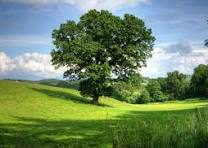
#> input picture OOP_CNN/tree.jpeg, 208 x 148 px
$ python main.py
#> lines starting #> are read from the running program, lines starting #| are printed output that depends on the picture; long printed decimals are rounded
### OOP_CNN/base_cnn.py
from abc import ABC, abstractmethod
import numpy as np
from PIL import Image

class BaseCNN(ABC):
    def __init__(self, input_path, label, num_classes=2):
        self._image = self._load_image(input_path)
        self._label = label
        self._num_classes = num_classes
        self._kernel = np.array([
            [1, 0, -1],
            [1, 0, -1],
            [1, 0, -1]
        ], dtype=float)
        self._fc_weights = None
        self._fc_biases = None

    def _load_image(self, path):
#> called with path = 'tree.jpeg'
        image = Image.open(path).convert("L").resize((28, 28))
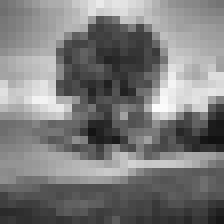
#> image: PIL image 28x28 L (shown 8 times larger); min 17, max 252, mean 123.6
        image_np = np.array(image, dtype=float) / 255.0
        print(f"Input Image shape: {image_np.shape}")
#| Input Image shape: (28, 28)
        print(f"Input Image sample data (5x5):\n{image_np[:5, :5]}")
#| Input Image sample data (5x5):
#| [[0.451 0.4784 0.5137 0.5608 0.6039]
#|  [0.4353 0.4627  0.4824 0.5098 0.5529]
#|  [0.4667 0.4902 0.5098 0.5412 0.5765]
#|  [0.4745  0.4902 0.5137 0.549 0.5804]
#|  [0.4902 0.5137 0.5412 0.5765 0.6039]]
        return image_np

    @staticmethod
    def relu(x):
        activated = np.maximum(0, x)
        print(f"\nAfter ReLU (shape {activated.shape}): sample 5x5 values:\n{activated[:5, :5]}")
        return activated

    @staticmethod
    def max_pooling(x, size=2, stride=2):
        h, w = x.shape
        pooled = np.zeros((h // 2, w // 2))
        for i in range(0, h, stride):
            for j in range(0, w, stride):
                pooled[i // 2, j // 2] = np.max(x[i:i + size, j:j + size])
        print(f"\nAfter Max Pooling (shape {pooled.shape}): sample 5x5 values:\n{pooled[:5, :5]}")
        return pooled

    @staticmethod
    def softmax(x):
        e_x = np.exp(x - np.max(x))
        sm = e_x / np.sum(e_x)
        print(f"\nSoftmax probabilities: {sm}")
        return sm

    @staticmethod
    def cross_entropy_loss(probs, target):
        loss = -np.log(probs[target] + 1e-8)
        print(f"Cross-Entropy Loss: {loss}")
        return loss

    @staticmethod
    def cross_entropy_derivative(probs, target):
        grad = probs.copy()
        grad[target] -= 1
        return grad

    @abstractmethod
    def convolve2d(self, img, kernel):
        pass

    @abstractmethod
    def train(self, epochs=5, learning_rate=0.1):
        pass

### OOP_CNN/simple_cnn.py
import numpy as np
from base_cnn import BaseCNN

class SimpleCNN(BaseCNN):
    def __init__(self, input_path, label, num_classes=2):
        super().__init__(input_path, label, num_classes)
        np.random.seed(42)
        self._fc_weights = np.random.randn(num_classes, 169) * 0.01  # assuming flattened size is 13x13
        self._fc_biases = np.zeros(num_classes)

    def convolve2d(self, img, kernel):
        k = kernel.shape[0]
        out_dim = img.shape[0] - k + 1
        out = np.zeros((out_dim, out_dim))
        for i in range(out_dim):
            for j in range(out_dim):
                region = img[i:i + k, j:j + k]
                out[i, j] = np.sum(region * kernel)
        print(f"\nAfter Convolution (shape {out.shape}): sample 5x5 values:\n{out[:5, :5]}")
        return out

    def train(self, epochs=5, learning_rate=0.1):
#> called with epochs = 5, learning_rate = 0.1
        for epoch in range(epochs):
            print(f"\n===== Epoch {epoch} =====")
            conv_out = self.convolve2d(self._image, self._kernel)
            activated = self.relu(conv_out)
            pooled = self.max_pooling(activated)
            flattened = pooled.flatten()

            logits = np.dot(self._fc_weights, flattened) + self._fc_biases
            print(f"Logits before softmax: {logits}")
            probs = self.softmax(logits)
            loss = self.cross_entropy_loss(probs, self._label)

            # Backpropagation
            grad_logits = self.cross_entropy_derivative(probs, self._label)
            grad_weights = grad_logits[:, None] * flattened[None, :]
            grad_biases = grad_logits

            self._fc_weights -= learning_rate * grad_weights
            self._fc_biases -= learning_rate * grad_biases

            pred_class = np.argmax(probs)
            print(f"Predicted class: {pred_class} | Correct: {pred_class == self._label}")
#> this loop made 5 passes
#> (logits, e_x in softmax, loss, grad_biases, self._fc_biases, pred_class) on passes 1 to 5: ([0.0155, -0.00791], [1, 0.977], 0.705, [0.506, -0.506], [-0.0506, 0.0506], 0), ([-1.57, 1.57], [0.0434, 1], 0.0424, [0.0416, -0.0416], [-0.0547, 0.0547], 1), ([-1.7, 1.7], [0.0334, 1], 0.0329, [0.0324, -0.0324], [-0.058, 0.058], 1), ([-1.8, 1.8], [0.0273, 1], 0.027, [0.0266, -0.0266], [-0.0606, 0.0606], 1), ([-1.88, 1.89], [0.0231, 1], 0.0229, [0.0226, -0.0226], [-0.0629, 0.0629], 1)
#> (printed output is left out)
#> pass 1, in train, `conv_out = self.convolve2d(self._image, self._kernel)`:
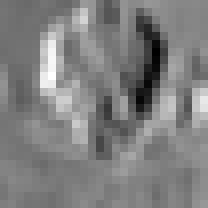
#> conv_out: shape (26, 26) float64 (shown 8 times larger); min -1.56, max 1.58, mean 0.0175; drawn with min black and max white
#> pass 1, in relu, `activated = np.maximum(0, x)`:
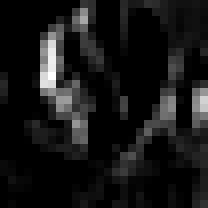
#> activated: shape (26, 26) float64 (shown 8 times larger); min 0, max 1.58, mean 0.14; drawn with min black and max white

### OOP_CNN/main.py
# main.py
from simple_cnn import SimpleCNN

def main():
    image_path = "tree.jpeg"  # Change path as needed
    label = 1                # Example label (you can adjust)
    epochs = 5
    learning_rate = 0.1

    # Create CNN model instance
    cnn = SimpleCNN(input_path=image_path, label=label)

    # Train the CNN
    cnn.train(epochs=epochs, learning_rate=learning_rate)

if __name__ == "__main__":
    main()
